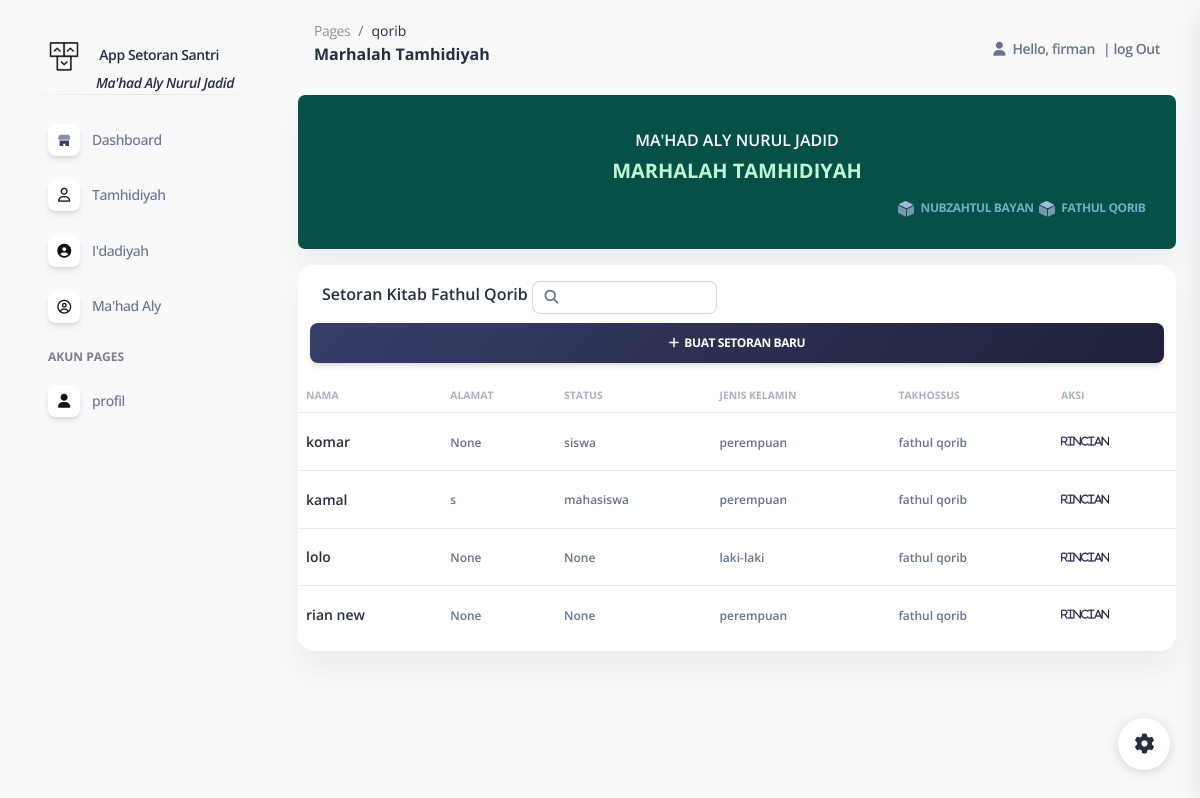
The page /qorib (signed in) on the database its author committed.
### appstor/models.py (models this page shows, shortened)
class Santri(models.Model):
    jenis={
        ('laki-laki','laki-laki'),
        ('perempuan','perempuan')
     }
    statusp={
        ('siswa','siswa'),
        ('mahasiswa','mahasiswa'),
        ('salaf','salaf')
     }
    marhalah={
        ('Tamhidiyah','Tamhidiyah'),
        ('Idadiyah','Idadiyah'),
        ('Mahad Aly','Mahad Aly'),
     }
    jns={
        ('nubzah','nubzah'),
        ('fathul qorib','fathul qorib'),
        ('fathul muin','fathul muin'),
        ('faroid','faroid'),
        ('arudl','arudl'),
        ('mantiq','mantiq'),
        ('balaghoh','balaghoh'),
        ('qowaid fiqh','qowaid fiqh'),
        ('usul fiqh','usul fiqh'),
     }
    nama = models.CharField(max_length=200, blank=False, null=True)
    alamat = models.CharField( max_length=200, blank=True, null=True)
    status = models.CharField(choices=statusp, max_length=200, blank=True, null=True)
    jk = models.CharField(choices=jenis, max_length=20, blank=True, null=True)
    marhalah= models.CharField(choices=marhalah, max_length=30, blank=True, null=True)
    takhossus = models.CharField(choices=jns, max_length=30, blank=True, null=True)

### appstor/views.py (the view)
@login_required(login_url='login')
def qorib(request):
    list_qorib = Santri.objects.all()
    filterqrb = list_qorib.filter(takhossus ='fathul qorib')
    filter_santriq = SantriFilter(request.GET, queryset=filterqrb)
    filterqrb =filter_santriq.qs
    context = {
        'judul' : 'Marhalah Tamhidiyah',
        'menu': 'qorib',
        'page': 'qorib',
        'qorib': filterqrb,
        'filter_data_santri': filter_santriq,
    }
    return render(request, 'data/Fqorib.html', context)

### appstor/templates/data/Fqorib.html (shortened to what this page needs)
{% extends "data/main.html" %}
{% block content %}
{% load static %}
{% load widget_tweaks %}
<div class="container-fluid">
    <div class="col-lg-0 mb-lg-0 mb-2">
        <div class="card">
                <div  style="background-color:rgb(6, 80, 72); " class="card-body p-20 badge filter mt-0 w-100 me-4">
                <div class="row">
                    <div class="col-lg-0">
                        <div class="d-flex flex-column h-50">
                            <p class="mb-1 pt-2 text-bold">ma'had aly nurul jadid</p>
                            <h5 class="font-weight-bolder " style="color:rgb(192, 245, 212);">{{ judul}}</h5>
                            <div class="row gx-4">
                                <div
                                    class="col-lg-4 col-md-6 my-sm-auto ms-sm-auto me-sm-0 mx-auto mt-3 bg-transparent">
                                    <ul class="nav nav-pills nav-fill p-1 bg-transparent" role="tablist">
                                        <li class="nav-item">
                                            <a data-bs-toggle="url" role="url" aria-controls="overview"
                                                aria-selected="true">
                                                <a class="nav-link mb-0 px-0 py-1  " href="{% url 'nubzah' %}">
                                                  <span class="ms-1" style="color:#70b1c3;">Nubzahtul Bayan</span>
                                                </a>
                                            </a>
                                        </li>
                                        <li class="nav-item">
                                            <a data-bs-toggle="url" role="url" aria-controls="overview"
                                                aria-selected="true">
                                                <a class="nav-link mb-0 px-0 py-1 " href="{% url 'qorib' %}">
                                                  <span class="ms-1" style="color:#70b1c3;">Fathul Qorib</span>
                                                </a>
                                            </a>
                                        </li>
                                    </ul>
                                </div>
                            </div>
                        </div>
                    </div>
                </div>
            </div>
        </div>
    </div>
    <div class="row mt-3">
        <div class="col-12">
            <div class="card mb-4">
                <div class="ms-4 mt-3  pe-md-3 d-flex align-items-center">
                    <div class="me-md- w-25">
                        <h6>Setoran Kitab Fathul Qorib </h6>
                    </div>
                    <form method="get">
                        <div class="row  text-sm  w-600 ">
                                 <div class="col input-group " style="width: 100;" aria-placeholder="cari nama">
                                <span class="input-group-text text-body"><i class="fas fa-search" aria-hidden="true"
                                        aria-placeholder="nama"></i></span>
                                {{ filter_data_santri.form.nama | add_class:"form-control form-control-sm"}}
                            </div>
                        </div>
                    </form>
                </div>
                <div class="position-relative width-20px bg-cover top-0 width-20 ms-4 mb-3 mt-2 me-4 mx-0 ">
                    <div class="row">
                        <a class="btn bg-gradient-dark mb-0" href="{% url 'setorbaru' %}"><i
                                class="fas fa-plus"></i>&nbsp;&nbsp;buat setoran baru</a>
                    </div>
                </div>
                <div class="card-body px-0 pt-0 pb-2">
                    <div class="table-responsive p-0">
                        <table class="table align-items-center justify-content-center mb-0">
                            <thead>
                                <tr>
                                    <td
                                        class="text-uppercase text-secondary text-xxs font-weight-bolder opacity-7 ps-2">
                                        Nama</td>
                                    <td
                                        class="text-uppercase text-secondary text-xxs font-weight-bolder opacity-7 ps-2">
                                        alamat</td>
                                    <td
                                        class="text-uppercase text-secondary text-xxs font-weight-bolder  opacity-7 me-sm-1 ps-2">
                                        status</td>
                                    <td
                                        class="text-uppercase text-secondary text-xxs font-weight-bolder  opacity-7 me-sm-1 ps-2">
                                        Jenis kelamin</td>
                                    <td
                                        class="text-uppercase text-secondary text-xxs font-weight-bolder  opacity-7 me-sm-1 ps-2">
                                        takhossus</td>
                                    <td
                                        class="text-uppercase text-secondary text-xxs font-weight-bolder  opacity-7 ps-2">
                                        aksi</td>
                                </tr>
                            </thead>
                            <tbody>
                                {% for dataqrb in qorib %}
                                <tr>
                                    <td>
                                        <div class="d-flex px-0">
                                            <div class="my-auto">
                                                <h6 class="mb-0 text-sm"> {{ dataqrb.nama }}</h6>
                                            </div>
                                        </div>
                                    </td>
                                    <td>
                                        <span class="text-xs font-weight-bold"> {{ dataqrb.alamat }}</span>
                                    </td>
                                    <td>
                                        <span class="text-xs font-weight-bold"> {{ dataqrb.status }}</span>
                                    </td>
                                    <td>
                                        <span class="text-xs font-weight-bold"> {{ dataqrb.jk }}</span>
                                    </td>
                                    <td> <span class="text-xs font-weight-bold"> {{ dataqrb.takhossus }}</span></td>
                                    <td class="align-items-center">
                                        <div class="ms-sm-0">
                                            <a class="btn btn-link text-dark text-gradient px-0 mb-0"
                                                href="{% url 'strqorib' dataqrb.id  %}"><i class="fa fa-view text-xxs me-0"
                                                    aria-hidden="true">rincian</i></a>
                                        </div>
                                    </td>
                                </tr>
                                </tr>{% endfor %}
                            </tbody>
                        </table>
                    </div>
                </div>
            </div>
        </div>
    </div>
</div>
{% endblock content %}

### appstor/templates/data/navbar.html (shortened to what this page needs)
{% load static %}
<!DOCTYPE html>
<html lang="en">
    <nav class="navbar navbar-main navbar-expand-lg px-0 mx-4 shadow-none border-radius-xl" id="navbarBlur" navbar-scroll="true">
        <div class="container-fluid py-1 px-3">
          <nav aria-label="breadcrumb">
            <ol class="breadcrumb bg-transparent mb-0 pb-0 pt-1 px-0 me-sm-6 me-5">
              <li class="breadcrumb-item text-sm"><a class="opacity-5 text-dark" href="javascript:;">Pages</a></li>
              <li class="breadcrumb-item text-sm text-dark active" aria-current="page">{{ page}}</li>
            </ol>
            <h6 class="font-weight-bolder mb-lg-3">{{ judul }}</h6>
          </nav>
          <div class="collapse navbar-collapse mt-sm-0 mt-2 me-md-0 me-sm-4" id="navbar">
            <ul class="navbar-nav  justify-content-end">
                <li class="nav-item d-flex align-items-center">
                    <a href="javascript:;" class="nav-link text-body font-weight-bold px-0">
                        <i class="fa fa-user me-sm-1"></i>
                        <span class="me-2 d-sm-inline d-none">Hello, {{ request.user }}</span>
                    </a>
                </li>
                {% if user.is_authenticated %}
                <li class="nav-item  d-flex align-items-center">
                    <a href="{% url 'logout' %}" class="nav-link text-body font-weight-bold px-0">
                    |
                        <span class="d-sm-inline M17 d-none">log Out</span>
                    </a>
                </li>
                {% endif %}
            </ul>
        </div>
    </div>
</nav>
</html>

### rows shown on the page
Santri: nama "komar", alamat "None", status "siswa", jk "perempuan", takhossus "fathul qorib"
Santri: nama "kamal", alamat "s", status "mahasiswa", jk "perempuan", takhossus "fathul qorib"
Santri: nama "lolo", alamat "None", status "None", jk "laki-laki", takhossus "fathul qorib"
Santri: nama "rian new", alamat "None", status "None", jk "perempuan", takhossus "fathul qorib"

### other values the page prints
{{ page }} "qorib"
{{ judul }} "Marhalah Tamhidiyah"
{{ request.user }} "firman"
{{ judul }} "MARHALAH TAMHIDIYAH"
